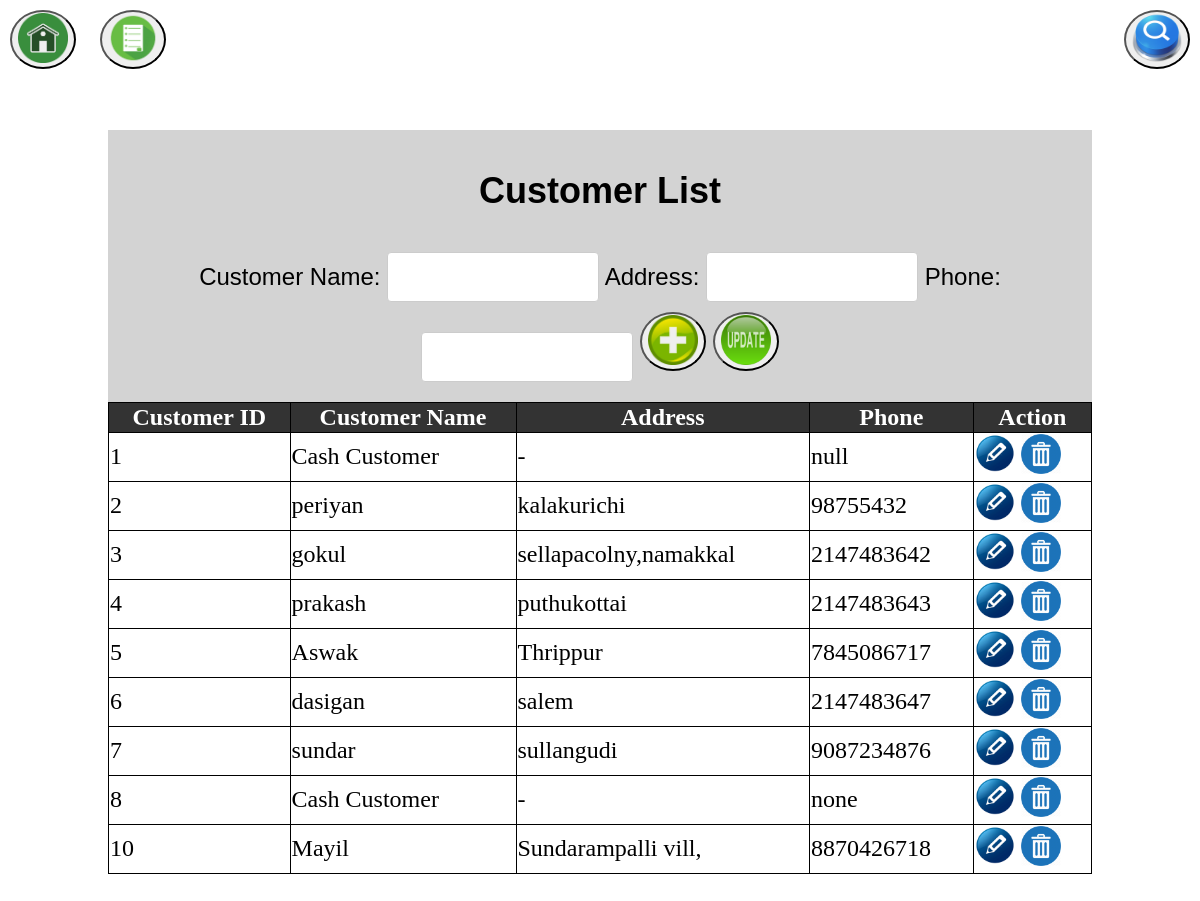
/Admin/customer.php, run on the app's committed database.
### tables this page shows
CREATE TABLE `customer` (
  `cus_id` int(10) NOT NULL,
  `cus_name` varchar(15) NOT NULL,
  `cus_phone` char(10) NOT NULL,
  `cus_address` varchar(150) NOT NULL
);

### Admin/customer.php (the view, shortened to what this page needs)
<?php
include 'db.php';
?>
<!DOCTYPE html>
<html lang="en">
<head>
</head>
<body>
<div style="position: fixed; top: 10px; left: 10px;">
    <button>
    <a href="dash.php">
        <img src="image/home_icon.png" alt="Home" style="width: 50px; height: 50px;">
    </a>
    </button>
</div>
<div style="position: fixed; top: 10px; left: 100px;">
    <button>
    <a href="customer_list.php">
        <img src="image/product_list_icon.png" alt="Customer List" style="width: 50px; height: 50px;">
    </a>
    </button>
</div>
<div style="position: fixed; top: 10px; right: 10px;">
        <button id="searchCustomerBtn" style="border-radius: 50%;">
            <img src="image/search_icon.png" alt="Search" style="width: 50px; height: 50px;">
        </button>
    </div>
<div class="container">
            <div class="header" style="font-size: 24px; background-color: lightgray; padding: 10px; text-align: center;">
                <h2>Customer List</h2>
    <form method="POST">
        <label>Customer Name:</label>
        <input type="text" name="cus_name" id="cus_name_input" required>
        <label>Address:</label>
        <input type="text" name="cus_address" id="cus_address_input" required>
        <label>Phone:</label>
        <input type="text" name="cus_phone" id="cus_phone_input" required>
        <button type="submit" name="add_customer" style="border-radius: 50%; "><img src="image/add_icon.png" alt="Add" style="width: 50px; height: 50px;"></button>
        <button type="submit" name="update_customer" style="border-radius: 50%;"><img src="image/update_icon.png" alt="Update" style="width: 50px; height: 50px;"></button>
    </form>
    </div>
    <table border="1">
     <tr>
            <th>Customer ID</th>
            <th>Customer Name</th>
            <th>Address</th>
            <th>Phone</th>
            <th>Action</th>
        </tr>
        <?php
        $sql = "SELECT * FROM customer";
        $result = $conn->query($sql);
        while ($row = $result->fetch_assoc()): ?>
        <tr>
            <td><?= $row['cus_id'] ?></td>
            <td><?= $row['cus_name'] ?></td>
            <td><?= $row['cus_address'] ?></td>
            <td><?= $row['cus_phone'] ?></td>
            <td>
                <img src="image/edit_icon.png" alt="Edit" style="width: 40px; height: 40px;" onclick="editCustomer(<?= $row['cus_id'] ?>, '<?= $row['cus_name'] ?>', '<?= $row['cus_address'] ?>', '<?= $row['cus_phone'] ?>')">
            <a href="?delete=<?= $row['cus_id'] ?>" onclick="return confirm('Are you sure?')"><img src="image/delete_icon.png" style="width: 40px; height: 40px;" alt="Delete"></a>
            </td>
        </tr>
        <?php endwhile; ?>
    </table>
</div>
</body>
</body>
</html>

### Admin/customer.php (style rules this page uses)
body { background-image: url('image/image.png'); font-family: Arial, sans-serif; }
.container { margin-top: 100px; margin-left: 70px; margin-right: 70px; padding: 30px; }
.container h2 { text-align: center; color: black; }
.container input { width: 22%; padding: 10px; margin: 10px 0; border: 1px solid #ccc; border-radius: 4px; box-sizing: border-box; font-size: 24px; }
button { border-radius: 50%; transition: transform 0.3s ease; }
table { font-family: 'Times New Roman', Times, serif; border-collapse: collapse; width: 100%; font-size: 24px; border: 1px solid black; border-collapse: collapse; width: 100%; font-family: 'Times New Roman', Times, serif; }
table tr th { background-color: #333; color: white; }
table tr td { background-color: white; color: black; }
button { position: relative; }

### data on the page
customer: cus_id "1", cus_name "Cash Customer", cus_address "-", cus_phone "null"
customer: cus_id "2", cus_name "periyan", cus_address "kalakurichi", cus_phone "98755432"
customer: cus_id "3", cus_name "gokul", cus_address "sellapacolny,namakkal", cus_phone "2147483642"
customer: cus_id "4", cus_name "prakash", cus_address "puthukottai", cus_phone "2147483643"
customer: cus_id "5", cus_name "Aswak", cus_address "Thrippur", cus_phone "7845086717"
customer: cus_id "6", cus_name "dasigan", cus_address "salem", cus_phone "2147483647"
customer: cus_id "7", cus_name "sundar", cus_address "sullangudi", cus_phone "9087234876"
customer: cus_id "8", cus_name "Cash Customer", cus_address "-", cus_phone "none"
customer: cus_id "10", cus_name "Mayil", cus_address "Sundarampalli vill,", cus_phone "8870426718"
